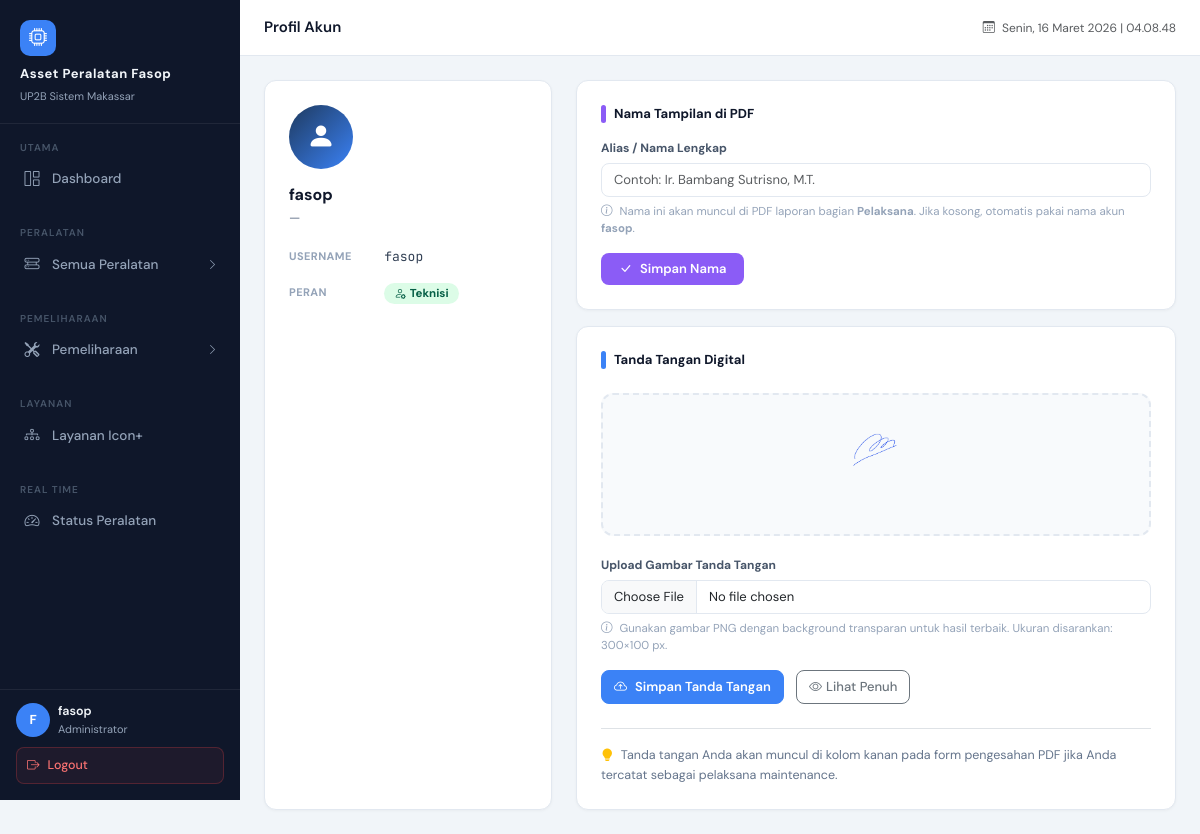
/maintenance/profile/ (signed in), run on an earlier commit of the app's database.
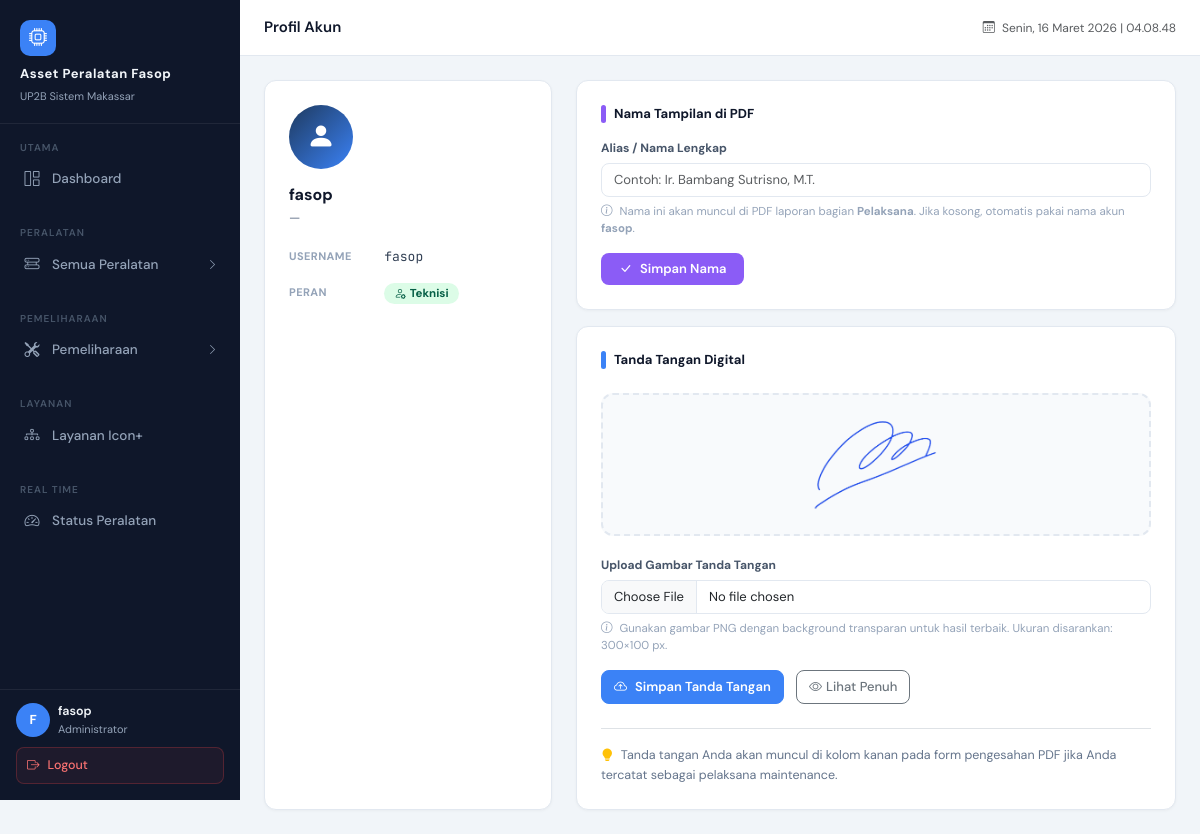
And on a later commit of the database.
### devices/models.py (models this page shows, shortened)
class UserProfile(models.Model):
    ROLE_CHOICES = (
        ('technician',       'Teknisi / Pelaksana'),
        ('asisten_manager',  'Asisten Manager Operasi'),
    )
    user         = models.OneToOneField(User, on_delete=models.CASCADE, related_name='profile')
    role         = models.CharField(max_length=30, choices=ROLE_CHOICES, default='technician', verbose_name='Peran')
    display_name = models.CharField(max_length=150, blank=True, default='', verbose_name='Nama Tampilan / Alias',
                                    help_text='Nama lengkap yang akan muncul di PDF (opsional). Jika kosong, pakai nama akun.')
    signature    = models.ImageField(upload_to='signatures/', blank=True, null=True, verbose_name='Tanda Tangan')
    class Meta:
        verbose_name = 'Profil Pengguna'

### maintenance/views.py (the view, shortened to what this page needs)
# urls.py: path('profile/', views.profile_view, name='profile_view'),
@login_required
def profile_view(request):
    from devices.models import UserProfile
    from django.contrib import messages
    profile, _ = UserProfile.objects.get_or_create(user=request.user)
    return render(request, 'maintenance/profile.html', {'profile': profile})

### devices/context_processors.py (called while the page is built)
def device_types(request):
    all_types = list(DeviceType.objects.all())
    def sort_key(dt):
        name_lower = dt.name.strip().lower()
        for i, ordered_name in enumerate(DEVICE_TYPE_ORDER):
            if ordered_name.lower() == name_lower:
                return i
        return len(DEVICE_TYPE_ORDER)  # yang tidak ada di list, taruh di bawah
    all_types.sort(key=sort_key)
    return {
        'navbar_device_types': all_types
    }

def lokasi_list(request):
    lokasi = (
        Device.objects
        .filter(is_deleted=False)
        .exclude(lokasi__isnull=True)
        .exclude(lokasi__exact='')
        .exclude(lokasi__iexact='none')
        .annotate(lokasi_clean=Trim('lokasi'))
        .values_list('lokasi_clean', flat=True)
        .distinct()
        .order_by('lokasi_clean')
    )
    return {
        'navbar_lokasi_list': lokasi
    }

### devices/templates/maintenance/profile.html (shortened to what the changed rows need)
{% extends 'base.html' %}
{% block content %}
<div class="row g-4">
    <div class="col-md-8">
        <div class="card">
            <div class="card-body px-4 py-4">
                <div style="border:2px dashed #e2e8f0;border-radius:12px;padding:20px;text-align:center;margin-bottom:20px;background:#f8fafc;min-height:120px;display:flex;align-items:center;justify-content:center;">
                    {% if profile.signature %}
                    <img src="{{ profile.signature.url }}" alt="Tanda Tangan"
                         style="max-height:100px;max-width:100%;object-fit:contain;">
                    {% else %}
                    <div style="color:#94a3b8;text-align:center;">
                        <i class="bi bi-pen" style="font-size:32px;display:block;margin-bottom:8px;"></i>
                        <span style="font-size:13px;">Belum ada tanda tangan</span>
                    </div>
                    {% endif %}
                </div>
            </div>
        </div>
    </div>
</div>
{% endblock %}

What changed in the data, as far as the page shows it:
changed UserProfile: signature: a different picture
